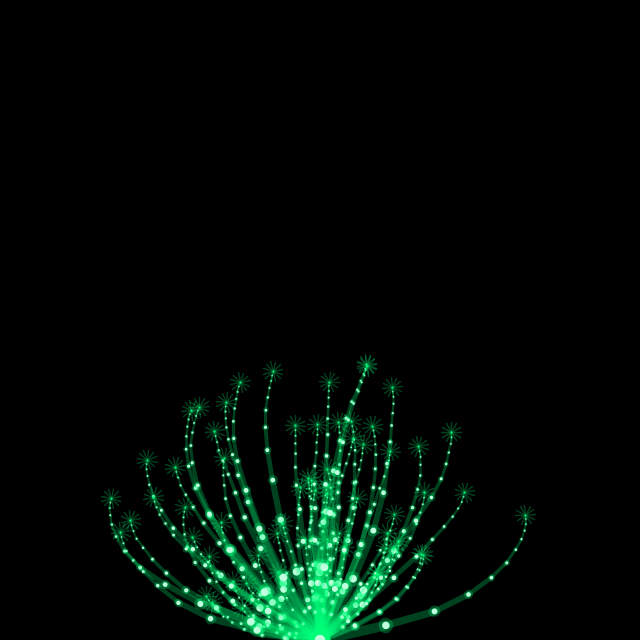
Frame 1 (no input)
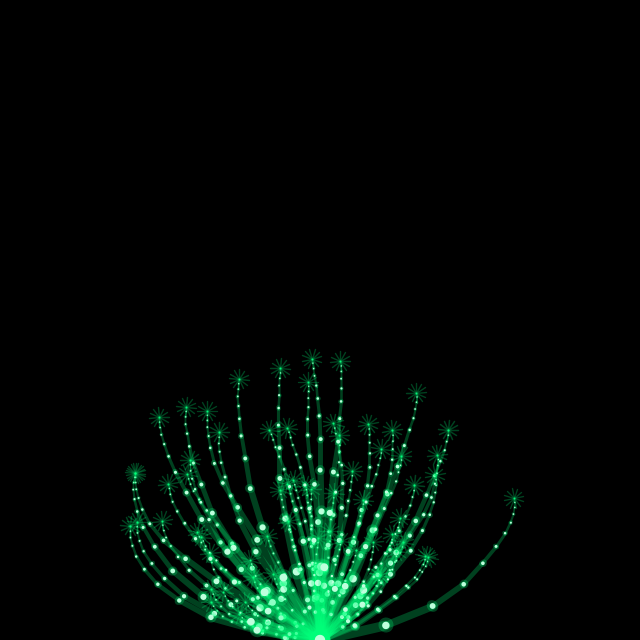
Frame 60 (the mouse pressed at the canvas centre just before this capture)
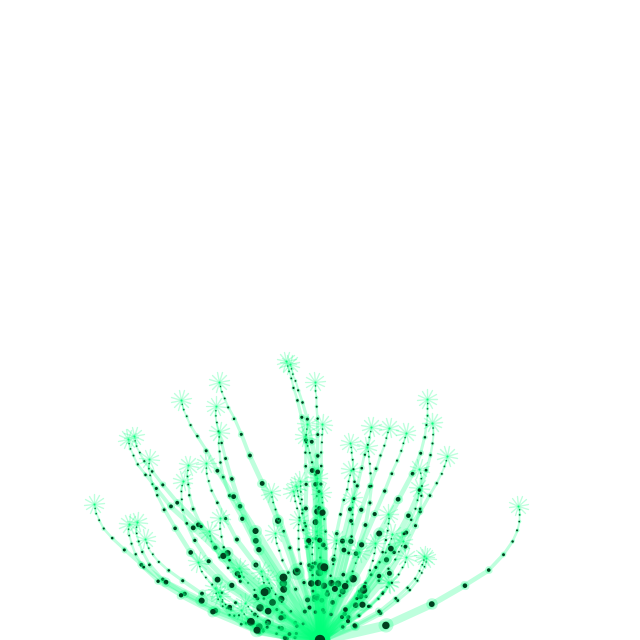
Frame 120 (the mouse held since frame 60 and released just before this capture)

The Processing sketch that drew these frames (run headless with seeded random() and noise(); from frame 60 on, the mouse is pressed at the canvas centre):

// Processing sketch: Soul_Sea_Plant
// ── Soul_Sea_Plant.pde
/* OpenProcessing Tweak of *@*http://www.openprocessing.org/sketch/158347*@* */
/* !do not delete the line above, required for linking your tweak if you upload again */
ArrayList branches = new ArrayList();
int fillColor = 255, backgroundColor = 0, maxSize = 65;
boolean doOnce = true;

void setup(){
  size(640, 640);
  // ORIGINAL stroke( 0, 150, 255);
  stroke(0, 255, 120, 65);
  for(int i = 0; i < 65; i++){branches.add(new Branch());}
}

void draw(){
  background(backgroundColor);
  fill(fillColor);
  for(int i = 0; i < branches.size(); i++){
    Branch b = (Branch) branches.get(i);
    pushMatrix();
    translate(width/2, height);
    rotate(radians(b.startAngle));
    b.branch(b.segments);
    popMatrix();
  }
}

class Branch {
  float segments, startAngle, angle, theta, num;
  Branch(){
    segments = random(30, 100);
    startAngle = random(-90, 90);
    angle = map(startAngle, -90, 90, -10, 10);
  }
  
  void branch(float len){
    len *= 0.75;
    float t = map(len, 1, 70, 1, 10);
    theta = angle + sin(len+num) * 5;
    strokeWeight(t);
    //fill(0, 150, 255, 30);
    //bezier(0, 0, 0, t, -len/2, t, 0, -len);
    //bezier(0, 0, 0, t, len/2, t, 0, -len);
    line(0, 0, 0, -len);
    //fill(fillColor);
    ellipse(0, 0, t, t);
    translate(0, -len);
    if(len > 5){
      pushMatrix();
      rotate(radians(-theta));
      branch(len);
      popMatrix(); 
    }else{
      for(int i = 0; i < 360; i+=30){
        float x = sin(radians(i)) * 10;
        float y = cos(radians(i)) * 10;
        line(0, 0, x, y); 
      }
    }
    num += 0.003;
  }
}

void mousePressed(){
  if(doOnce && backgroundColor == 255){
    backgroundColor = 0;
    fillColor = 255;
    doOnce = false;
  }
  if(doOnce && backgroundColor == 0){
    backgroundColor = 255;
    fillColor = 0;
    doOnce = false;
  }
}
 
void mouseReleased(){
  doOnce = true;
}
